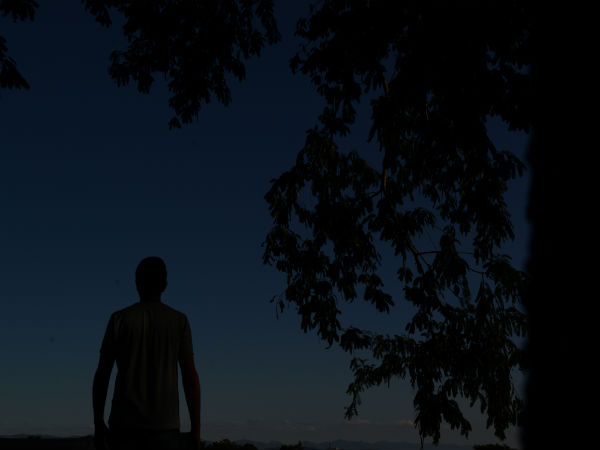
#> input picture HistogramaC/imgs/escura.jpg, 600 x 450 px
$ python histogramaC.py
#> lines starting #> are read from the running program, lines starting #| are printed output that depends on the picture
#Histograma COLORIDO
import cv2
import numpy as np
from matplotlib import pyplot as plt

"""

Observações importantes no histograma(colorido):
    ->Precisa-se construir 1 histograma para cada canal de cor
    ->Tons mais claros de cor são localizados a direita
    ->Tonas mais escuros de cor são localizados a esquerda

"""

def main():
    imgBgr = cv2.imread("imgs/escura.jpg")
#> imgBgr is the input picture: shape (450, 600, 3); mean B, G, R 23, 16.2, 9.4

    #Convertendo a imagem para HSV
    imgHsv = cv2.cvtColor(imgBgr, cv2.COLOR_BGR2HSV)
#> imgHsv: shape (450, 600, 3); mean H, S, V 70, 123.8, 23.3
    imgHsv[:, :, 2] = cv2.equalizeHist(imgHsv[:, :, 2])# O canal V no espaço de cores HSV
#> imgHsv: shape (450, 600, 3); mean H, S, V 70, 123.8, 103.6
    saida = cv2.cvtColor(imgHsv, cv2.COLOR_HSV2BGR) #Convertendo a imagem de volta para BGR
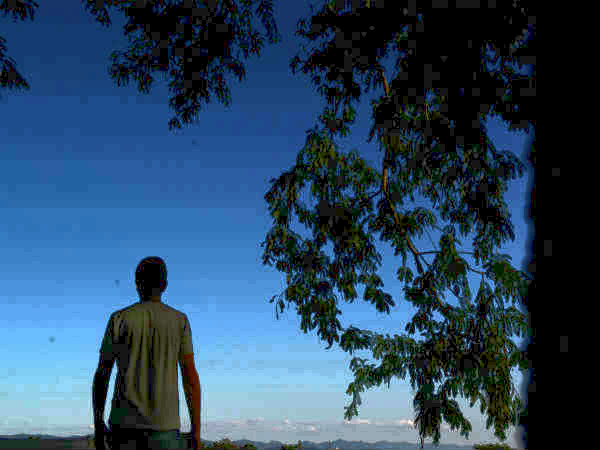
#> saida: shape (450, 600, 3); mean B, G, R 100.1, 72.9, 43.3
    concat = cv2.hconcat((imgBgr,saida))   #Concatenando a imagem com a imagem equalizada
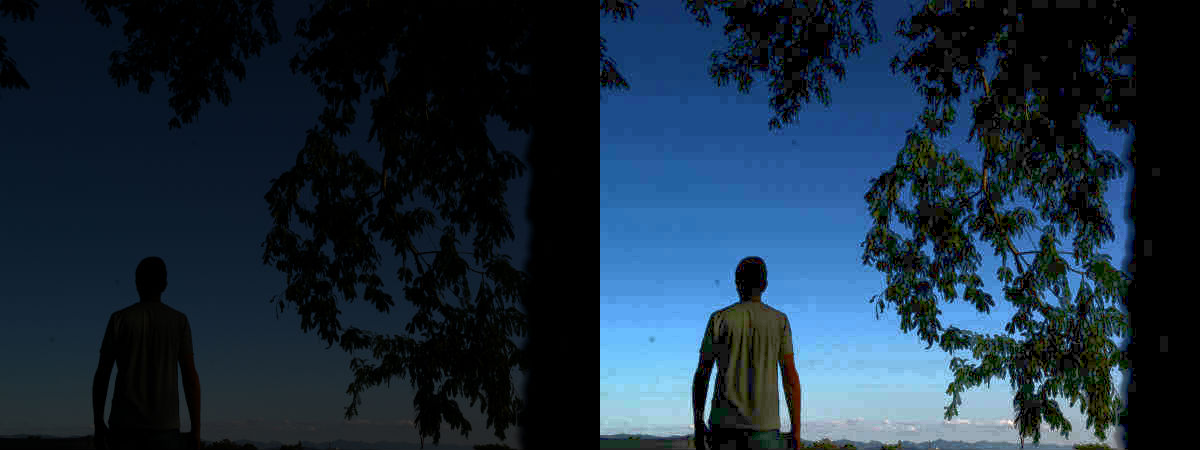
#> concat: shape (450, 1200, 3); mean B, G, R 61.6, 44.6, 26.3
    cv2.imwrite("equalizeHist.jpg",concat)

    color = ('b', 'g', 'r')

    #"col" vai receber b, depois g, depois r
    #"enumerate()" é util na passagem de parâmetros para construir cada histograma
    for i, col in enumerate(color): #For que vai iterar para cada canal
        histograma = cv2.calcHist([imgBgr], [i], None, [256], [0,256]) #Função que gera os 3 histogramas separados("None" = máscara)
        plt.plot(histograma, color = col)    #Função que constroi o histograma definido, para o canal de cor específico
        plt.xlim([0,256])    #Definindo os limites em relação a X desse histograma

    plt.show()
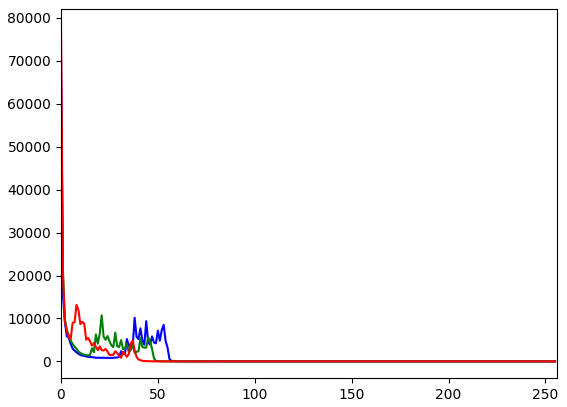
#> figure drawn by matplotlib, 1 panel; curve peaks at x = 0, y = 71840; curve peaks at x = 0, y = 63763; curve peaks at x = 0, y = 78270

    #"col" vai receber b, depois g, depois r
    #"enumerate()" é util na passagem de parâmetros para construir cada histograma
    for i, col in enumerate(color): #For que vai iterar para cada canal
        histograma2 = cv2.calcHist([concat], [i], None, [256], [0,256]) #Função que gera os 3 histogramas separados("None" = máscara)
        plt.plot(histograma2, color = col)    #Função que constroi o histograma definido, para o canal de cor específico
        plt.xlim([0,256])    #Definindo os limites em relação a X desse histograma

    plt.show()
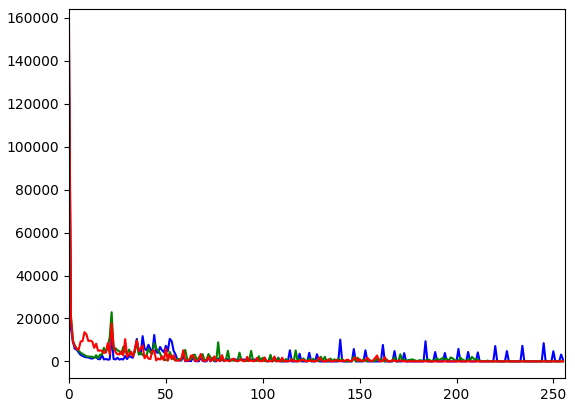
#> figure drawn by matplotlib, 1 panel; curve peaks at x = 0, y = 143680; curve peaks at x = 0, y = 127526; curve peaks at x = 0, y = 156540

    cv2.waitKey(0) #Tecla Q
    cv2.destroyAllWindows()

if __name__ == "__main__":
    main()
